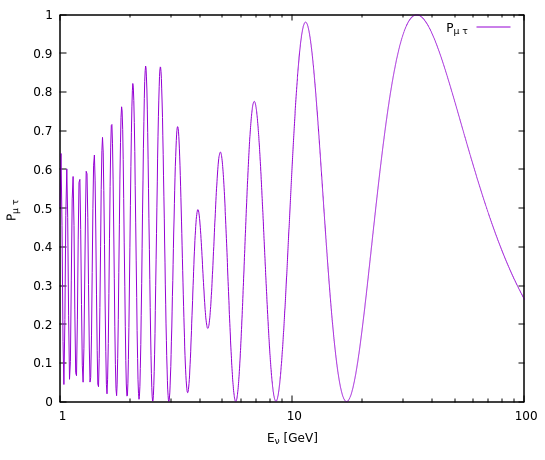

This chart was generated by the following gnuplot code:
#!/usr/local/bin/gnuplot -persist
#
#    
#    	G N U P L O T
#    	Version 5.4 patchlevel 0    last modified 2020-07-13 
#    
#    	Copyright (C) 1986-1993, 1998, 2004, 2007-2020
#    	Thomas Williams, Colin Kelley and many others
#    
#    	gnuplot home:     http://www.gnuplot.info
#    	faq, bugs, etc:   type "help FAQ"
#    	immediate help:   type "help"  (plot window: hit 'h')
# set terminal qt 0 font "Sans,9"
# set output
unset clip points
set clip one
unset clip two
unset clip radial
set errorbars front 1.000000 
set border 31 front lt black linewidth 1.000 dashtype solid
set zdata 
set ydata 
set xdata 
set y2data 
set x2data 
set boxwidth
set boxdepth 0
set style fill  empty border
set style rectangle back fc  bgnd fillstyle   solid 1.00 border lt -1
set style circle radius graph 0.02 
set style ellipse size graph 0.05, 0.03 angle 0 units xy
set dummy x, y
set format x "% h" 
set format y "% h" 
set format x2 "% h" 
set format y2 "% h" 
set format z "% h" 
set format cb "% h" 
set format r "% h" 
set ttics format "% h"
set timefmt "%d/%m/%y,%H:%M"
set angles radians
set tics back
unset grid
unset raxis
set theta counterclockwise right
set style parallel front  lt black linewidth 2.000 dashtype solid
set key notitle
set key fixed right top vertical Right noreverse enhanced autotitle nobox
set key noinvert samplen 4 spacing 1 width 0 height 0 
set key maxcolumns 0 maxrows 0
set key noopaque
unset label
unset arrow
unset style line
unset style arrow
set style histogram clustered gap 2 title textcolor lt -1
unset object
unset walls
set style textbox  transparent margins  1.0,  1.0 border  lt -1 linewidth  1.0
set offsets 0, 0, 0, 0
set pointsize 1
set pointintervalbox 1
set encoding utf8
unset polar
unset parametric
unset spiderplot
unset decimalsign
unset micro
unset minussign
set view 60, 30, 1, 1
set view azimuth 0
set rgbmax 255
set samples 100, 100
set isosamples 10, 10
set surface 
unset contour
set cntrlabel  format '%8.3g' font '' start 5 interval 20
set mapping cartesian
set datafile separator whitespace
set datafile nocolumnheaders
unset hidden3d
set cntrparam order 4
set cntrparam linear
set cntrparam levels 5
set cntrparam levels auto
set cntrparam firstlinetype 0 unsorted
set cntrparam points 5
set size ratio 0 1,1
set origin 0,0
set style data points
set style function lines
unset xzeroaxis
unset yzeroaxis
unset zzeroaxis
unset x2zeroaxis
unset y2zeroaxis
set xyplane relative 0.5
set tics scale  1, 0.5, 1, 1, 1
set mxtics default
set mytics default
set mztics default
set mx2tics default
set my2tics default
set mcbtics default
set mrtics default
set nomttics
set xtics border in scale 1,0.5 mirror norotate  autojustify
set xtics  norangelimit logscale autofreq 
set ytics border in scale 1,0.5 mirror norotate  autojustify
set ytics  norangelimit autofreq 
set ztics border in scale 1,0.5 nomirror norotate  autojustify
set ztics  norangelimit autofreq 
unset x2tics
unset y2tics
set cbtics border in scale 1,0.5 mirror norotate  autojustify
set cbtics  norangelimit autofreq 
set rtics axis in scale 1,0.5 nomirror norotate  autojustify
set rtics  norangelimit autofreq 
unset ttics
set title "" 
set title  font "" textcolor lt -1 norotate
set timestamp bottom 
set timestamp "" 
set timestamp  font "" textcolor lt -1 norotate
set trange [ * : * ] noreverse nowriteback
set urange [ * : * ] noreverse nowriteback
set vrange [ * : * ] noreverse nowriteback
set xlabel "E_{{/symbol n}} [GeV]" 
set xlabel  font "" textcolor lt -1 norotate
set x2label "" 
set x2label  font "" textcolor lt -1 norotate
set xrange [ * : * ] noreverse writeback
set x2range [ * : * ] noreverse writeback
set ylabel "P_{{/symbol m t}}" 
set ylabel  font "" textcolor lt -1 rotate
set y2label "" 
set y2label  font "" textcolor lt -1 rotate
set yrange [ * : * ] noreverse writeback
set y2range [ * : * ] noreverse writeback
set zlabel "" 
set zlabel  font "" textcolor lt -1 norotate
set zrange [ * : * ] noreverse writeback
set cblabel "" 
set cblabel  font "" textcolor lt -1 rotate
set cbrange [ * : * ] noreverse writeback
set rlabel "" 
set rlabel  font "" textcolor lt -1 norotate
set rrange [ * : * ] noreverse writeback
unset logscale
set logscale x 10
unset jitter
set zero 1e-08
set lmargin  -1
set bmargin  -1
set rmargin  -1
set tmargin  -1
set locale "es_MX.UTF-8"
set pm3d explicit at s
set pm3d scansautomatic
set pm3d interpolate 1,1 flush begin noftriangles noborder corners2color mean
set pm3d clip z 
set pm3d nolighting
set palette positive nops_allcF maxcolors 0 gamma 1.5 color model RGB 
set palette rgbformulae 7, 5, 15
set colorbox default
set colorbox vertical origin screen 0.9, 0.2 size screen 0.05, 0.6 front  noinvert bdefault
set style boxplot candles range  1.50 outliers pt 7 separation 1 labels auto unsorted
set loadpath 
set fontpath
set psdir
set fit brief errorvariables nocovariancevariables errorscaling prescale nowrap v5
GNUTERM = "qt"
VoxelDistance = 9.00500479207635e-308
## Last datafile plotted: "Pmutau.dat"
plot 'Pmutau.dat' title 'P_{{/symbol m t}}' w l
#    EOF
